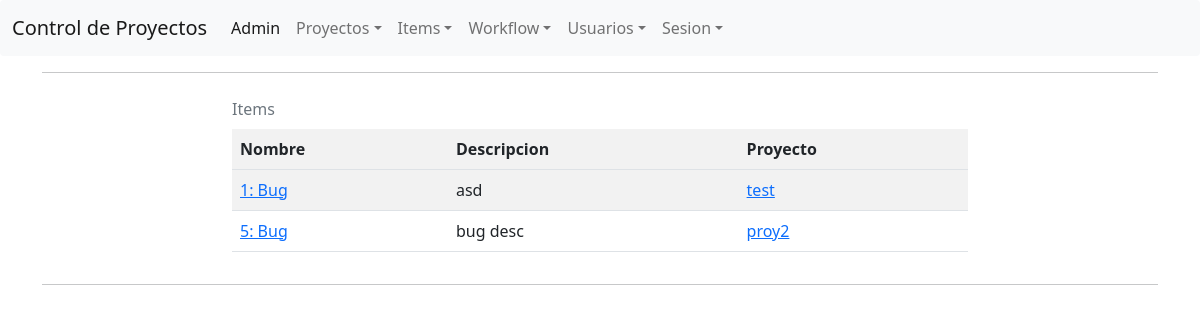
Before: /item/ with the older database file.
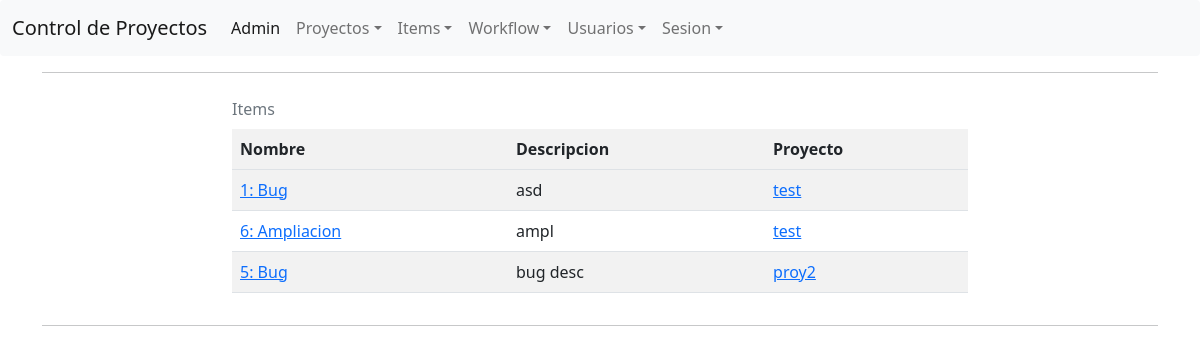
After: the same page with the newer database file.
### ControlProyecto/models/Item.py (models this page shows, shortened)
class Item(models.Model):
    proyecto = models.ForeignKey("Proyecto",  on_delete=models.CASCADE)
    tipo = models.ForeignKey("TipoItem",  on_delete=models.CASCADE)
    descripcion = models.TextField()
    def __str__(self):
        return str(self.pk) + ": " + self.tipo.nombre

### ControlProyecto/models/TipoItem.py (models this page shows, shortened)
class TipoItem(models.Model):
    nombre = models.CharField(max_length=32, unique=True)
    workflow = models.ForeignKey("Workflow", on_delete=models.CASCADE)

### ControlProyecto/models/Proyecto.py (models this page shows, shortened)
class Proyecto(models.Model):
    nombre = models.CharField(max_length=32)
    descripcion = models.TextField(null=True)
    usuarios = models.ManyToManyField("Usuario", through="RolUsuario", blank=True)
    def __str__(self):
        return self.nombre

### ControlProyecto/views/ItemView.py (the view)
# urls.py: path('item/', ItemListView.as_view(), name="listado-item"),
class ItemListView(ListView):
    model = Item
    ordering = ["proyecto_id"]
    queryset = Item.objects.all()
    context_object_name = "items"
    paginate_by = 10
    template_name = "listado_item.html"

### ControlProyecto/templates/listado_item.html (shortened to what this page needs)
{% extends "base.html" %}
{% block content %}
<table>
    <caption>
        Items
    </caption>
    <tr>
        <th>Nombre</th>
        <th>Descripcion</th>
        <th>Proyecto</th>
    </tr>
    <tr>
        {% for i in items %}
            <tr>
                <td><a href="{% url "detalle-item" pk=i.id %}">{{ i }}</a></td>
                <td>{{ i.descripcion }}</td>
                <td><a href="{% url "detalle-proyecto" pk=i.proyecto_id %}">{{ i.proyecto }}</a></td>
            </tr>
        {% endfor %}
    </tr>
</table>
{% endblock %}

Changed rows visible on the page:
added Item: id+tipo "6: Ampliacion", descripcion "ampl", proyecto "test"
